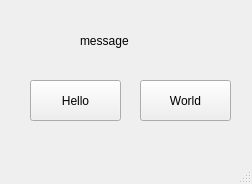
<?xml version="1.0" encoding="UTF-8"?>
<ui version="4.0">
 <class>MainWindow</class>
 <widget class="QMainWindow" name="MainWindow">
  <property name="geometry">
   <rect>
    <x>0</x>
    <y>0</y>
    <width>252</width>
    <height>184</height>
   </rect>
  </property>
  <property name="windowTitle">
   <string>MainWindow</string>
  </property>
  <widget class="QWidget" name="centralwidget">
   <widget class="QLabel" name="lblMsg">
    <property name="geometry">
     <rect>
      <x>80</x>
      <y>30</y>
      <width>91</width>
      <height>21</height>
     </rect>
    </property>
    <property name="text">
     <string>message</string>
    </property>
   </widget>
   <widget class="QPushButton" name="btnHello">
    <property name="geometry">
     <rect>
      <x>30</x>
      <y>80</y>
      <width>91</width>
      <height>41</height>
     </rect>
    </property>
    <property name="text">
     <string>Hello</string>
    </property>
   </widget>
   <widget class="QPushButton" name="btnWorld">
    <property name="geometry">
     <rect>
      <x>140</x>
      <y>80</y>
      <width>91</width>
      <height>41</height>
     </rect>
    </property>
    <property name="text">
     <string>World</string>
    </property>
   </widget>
  </widget>
  <widget class="QStatusBar" name="statusbar"/>
 </widget>
 <resources/>
 <connections>
  <connection>
   <sender>btnWorld</sender>
   <signal>clicked()</signal>
   <receiver>MainWindow</receiver>
   <slot>print_world()</slot>
   <hints>
    <hint type="sourcelabel">
     <x>184</x>
     <y>93</y>
    </hint>
    <hint type="destinationlabel">
     <x>220</x>
     <y>36</y>
    </hint>
   </hints>
  </connection>
  <connection>
   <sender>btnHello</sender>
   <signal>clicked()</signal>
   <receiver>MainWindow</receiver>
   <slot>print_hello()</slot>
   <hints>
    <hint type="sourcelabel">
     <x>84</x>
     <y>99</y>
    </hint>
    <hint type="destinationlabel">
     <x>81</x>
     <y>145</y>
    </hint>
   </hints>
  </connection>
 </connections>
 <slots>
  <slot>print_hello()</slot>
  <slot>print_world()</slot>
 </slots>
</ui>
